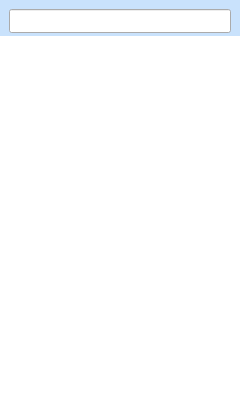
<?xml version="1.0" encoding="UTF-8"?>
<ui version="4.0">
 <class>AddParticipantWindow</class>
 <widget class="QDialog" name="AddParticipantWindow">
  <property name="geometry">
   <rect>
    <x>0</x>
    <y>0</y>
    <width>240</width>
    <height>410</height>
   </rect>
  </property>
  <property name="windowTitle">
   <string>Add participant</string>
  </property>
  <property name="styleSheet">
   <string>QDialog {
	background-color: rgb(201, 226, 252);
}
QScrollArea {
	border-bottom: 1px solid #b8c6d9;
	border-top: 1px solid #b8c6d9;
}
</string>
  </property>
  <layout class="QVBoxLayout" name="verticalLayout">
   <property name="spacing">
    <number>0</number>
   </property>
   <property name="margin">
    <number>0</number>
   </property>
   <item>
    <widget class="QWidget" name="topBar" native="true">
     <layout class="QVBoxLayout" name="verticalLayout_2">
      <property name="bottomMargin">
       <number>3</number>
      </property>
      <item>
       <widget class="QLineEdit" name="searchBox">
        <property name="minimumSize">
         <size>
          <width>0</width>
          <height>24</height>
         </size>
        </property>
        <property name="maximumSize">
         <size>
          <width>16777215</width>
          <height>24</height>
         </size>
        </property>
        <property name="styleSheet">
         <string>QLineEdit {
	border-image: url(:/gui/gfx/searchbox_inactive.png) repeat;
	border-width: 3px 21px 3px 12px;
}
QLineEdit:focus {
	border-image: url(:/gui/gfx/searchbox_active.png) repeat;
}</string>
        </property>
       </widget>
      </item>
     </layout>
    </widget>
   </item>
   <item>
    <widget class="QStackedWidget" name="searchResultsStack">
     <property name="styleSheet">
      <string>QWidget#searchResults {
	background-color: #FFFFFF;
}
QWidget#searchResultsInvalid {
	background-color: #FFFFFF;
}</string>
     </property>
     <property name="currentIndex">
      <number>0</number>
     </property>
     <widget class="QWidget" name="searchResults">
      <layout class="QVBoxLayout" name="verticalLayout_4">
       <property name="spacing">
        <number>0</number>
       </property>
       <property name="margin">
        <number>0</number>
       </property>
       <item>
        <widget class="QListView" name="searchResultsList">
         <property name="frameShape">
          <enum>QFrame::NoFrame</enum>
         </property>
        </widget>
       </item>
      </layout>
     </widget>
     <widget class="QWidget" name="searchResultsInvalid">
      <layout class="QVBoxLayout" name="verticalLayout_3">
       <item>
        <widget class="QLabel" name="message">
         <property name="alignment">
          <set>Qt::AlignLeading|Qt::AlignLeft|Qt::AlignTop</set>
         </property>
         <property name="wordWrap">
          <bool>true</bool>
         </property>
        </widget>
       </item>
      </layout>
     </widget>
    </widget>
   </item>
  </layout>
 </widget>
 <resources/>
 <connections/>
</ui>
